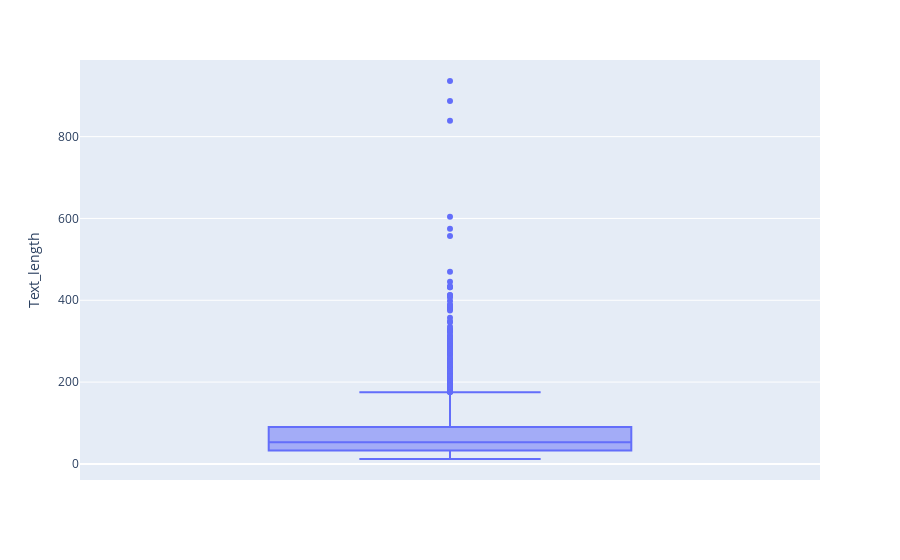

Notebook code cell kept with this figure:
### Code cell
px.box(final, y="Text_length")

### Figure 1 — Plotly figure (JSON) as saved in the notebook; plotly's stock layout.template omitted (floating-point values rounded to 4 significant figures; data arrays with more than 128 entries replaced by an {"elided": "..."} marker saying what was removed)
{"data": [{"alignmentgroup": "True", "hovertemplate": "Text_length=%{y}<extra></extra>", "legendgroup": "", "marker": {"color": "#636efa"}, "name": "", "notched": false, "offsetgroup": "", "orientation": "v", "showlegend": false, "type": "box", "x0": " ", "xaxis": "x", "y": {"elided": "2000 int values"}, "y0": " ", "yaxis": "y"}], "layout": {"boxmode": "group", "legend": {"tracegroupgap": 0}, "margin": {"t": 60}, "xaxis": {"anchor": "y", "domain": [0, 1]}, "yaxis": {"anchor": "x", "domain": [0, 1], "title": {"text": "Text_length"}}}}
